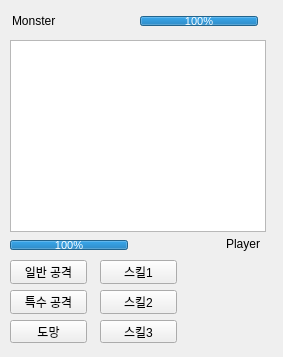
<?xml version="1.0" encoding="UTF-8"?>
<ui version="4.0">
 <class>CombatWindow</class>
 <widget class="QWidget" name="CombatWindow">
  <property name="geometry">
   <rect>
    <x>0</x>
    <y>0</y>
    <width>283</width>
    <height>357</height>
   </rect>
  </property>
  <property name="windowTitle">
   <string>전투창</string>
  </property>
  <widget class="QProgressBar" name="bar_playerhp">
   <property name="geometry">
    <rect>
     <x>10</x>
     <y>240</y>
     <width>118</width>
     <height>10</height>
    </rect>
   </property>
   <property name="font">
    <font>
     <family>Arial</family>
     <pointsize>8</pointsize>
    </font>
   </property>
   <property name="value">
    <number>100</number>
   </property>
   <property name="textVisible">
    <bool>true</bool>
   </property>
   <property name="orientation">
    <enum>Qt::Horizontal</enum>
   </property>
   <property name="invertedAppearance">
    <bool>false</bool>
   </property>
   <property name="textDirection">
    <enum>QProgressBar::TopToBottom</enum>
   </property>
   <property name="format">
    <string>%p%</string>
   </property>
  </widget>
  <widget class="QProgressBar" name="bar_monsterhp">
   <property name="geometry">
    <rect>
     <x>140</x>
     <y>16</y>
     <width>118</width>
     <height>10</height>
    </rect>
   </property>
   <property name="font">
    <font>
     <family>Arial</family>
     <pointsize>8</pointsize>
     <italic>false</italic>
    </font>
   </property>
   <property name="value">
    <number>100</number>
   </property>
   <property name="format">
    <string>%p%</string>
   </property>
  </widget>
  <widget class="QWidget" name="layoutWidget">
   <property name="geometry">
    <rect>
     <x>150</x>
     <y>236</y>
     <width>110</width>
     <height>16</height>
    </rect>
   </property>
   <layout class="QHBoxLayout" name="horizontalLayout_2">
    <item>
     <widget class="QLabel" name="lbl_playerhp">
      <property name="text">
       <string/>
      </property>
     </widget>
    </item>
    <item>
     <widget class="QLabel" name="lbl_player">
      <property name="text">
       <string>Player</string>
      </property>
      <property name="alignment">
       <set>Qt::AlignRight|Qt::AlignTrailing|Qt::AlignVCenter</set>
      </property>
     </widget>
    </item>
   </layout>
  </widget>
  <widget class="QWidget" name="layoutWidget">
   <property name="geometry">
    <rect>
     <x>10</x>
     <y>260</y>
     <width>77</width>
     <height>83</height>
    </rect>
   </property>
   <layout class="QVBoxLayout" name="verticalLayout">
    <item>
     <widget class="QPushButton" name="btn_CombatAttack">
      <property name="text">
       <string>일반 공격</string>
      </property>
     </widget>
    </item>
    <item>
     <widget class="QPushButton" name="btn_SpecialAttack">
      <property name="text">
       <string>특수 공격</string>
      </property>
     </widget>
    </item>
    <item>
     <widget class="QPushButton" name="btn_CombatFlee">
      <property name="text">
       <string>도망</string>
      </property>
     </widget>
    </item>
   </layout>
  </widget>
  <widget class="QWidget" name="layoutWidget">
   <property name="geometry">
    <rect>
     <x>12</x>
     <y>13</y>
     <width>110</width>
     <height>16</height>
    </rect>
   </property>
   <layout class="QHBoxLayout" name="horizontalLayout">
    <item>
     <widget class="QLabel" name="lbl_monster">
      <property name="text">
       <string>Monster</string>
      </property>
     </widget>
    </item>
    <item>
     <widget class="QLabel" name="lbl_monsterhp">
      <property name="text">
       <string/>
      </property>
     </widget>
    </item>
   </layout>
  </widget>
  <widget class="QTextBrowser" name="txtCombatLog">
   <property name="geometry">
    <rect>
     <x>10</x>
     <y>40</y>
     <width>256</width>
     <height>192</height>
    </rect>
   </property>
   <property name="font">
    <font>
     <family>Arial</family>
     <pointsize>8</pointsize>
    </font>
   </property>
  </widget>
  <widget class="QWidget" name="layoutWidget">
   <property name="geometry">
    <rect>
     <x>100</x>
     <y>260</y>
     <width>77</width>
     <height>83</height>
    </rect>
   </property>
   <layout class="QVBoxLayout" name="LayoutSkill">
    <item>
     <widget class="QPushButton" name="btn_CombatSkill1">
      <property name="text">
       <string>스킬1</string>
      </property>
     </widget>
    </item>
    <item>
     <widget class="QPushButton" name="btn_CombatSkill2">
      <property name="text">
       <string>스킬2</string>
      </property>
     </widget>
    </item>
    <item>
     <widget class="QPushButton" name="btn_CombatSkill3">
      <property name="text">
       <string>스킬3</string>
      </property>
     </widget>
    </item>
   </layout>
  </widget>
 </widget>
 <resources/>
 <connections/>
</ui>
